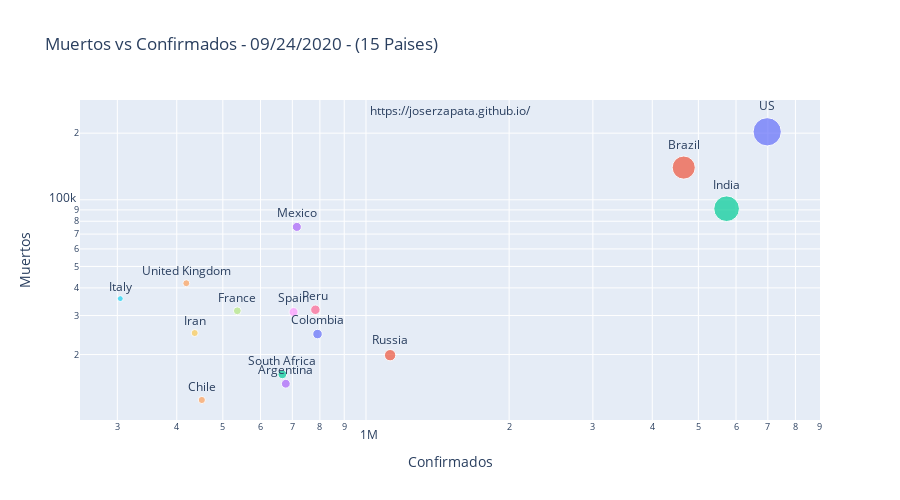

Notebook cell for this chart:
### Markdown cell above
# Confirmados vs Muertos por pais

### Code cell
death_melt['Fecha'] = pd.to_datetime(death_melt['Fecha'])
death_melt['Fecha'] = death_melt['Fecha'].dt.strftime('%m/%d/%Y')

max_Fecha = death_melt['Fecha'].max()
death_max = death_melt[death_melt['Fecha']== max_Fecha].copy()
death_max.dropna(inplace=True) #eliminar filas con valores faltantes
maxi_y = death_max["Muertos"].max()
maxi_x = conf_max["Confirmados"].max()

full_melt_max = pd.merge(conf_max[['Country/Region','Confirmados']],
                         death_max[['Country/Region','Muertos']],
                         on='Country/Region', how='left')

fig = px.scatter(full_melt_max.sort_values('Muertos', ascending=False).iloc[:15, :], 
                 x='Confirmados', y='Muertos', color='Country/Region', size='Confirmados', height=500,width=900,
                 text='Country/Region', log_x=True, log_y=True, title= f'Muertos vs Confirmados - {max_Fecha} - (15 Paises)'                   )
fig.add_annotation(x=0.5, y=1, xref="paper",yref="paper",text='https://joserzapata.github.io/', showarrow=False)                 
fig.update_traces(textposition='top center')
fig.layout.update(showlegend = False)

# grabar grafica en chart-studio si se proporciona el api-key
if api_key: py.plot(fig, filename = 'scatter_muertos_confirmados', auto_open=False)
fig.show()

### Figure 1 — Plotly figure (JSON) as saved in the notebook; plotly's stock layout.template omitted (floating-point values rounded to 4 significant figures)
{"data": [{"hovertemplate": "Country/Region=%{text}<br>Confirmados=%{marker.size}<br>Muertos=%{y}<extra></extra>", "legendgroup": "US", "marker": {"color": "#636efa", "size": [6977658], "sizemode": "area", "sizeref": 17440.0, "symbol": "circle"}, "mode": "markers+text", "name": "US", "orientation": "v", "showlegend": true, "text": ["US"], "textposition": "top center", "type": "scatter", "x": [6977658], "xaxis": "x", "y": [202798], "yaxis": "y"}, {"hovertemplate": "Country/Region=%{text}<br>Confirmados=%{marker.size}<br>Muertos=%{y}<extra></extra>", "legendgroup": "Brazil", "marker": {"color": "#EF553B", "size": [4657702], "sizemode": "area", "sizeref": 17440.0, "symbol": "circle"}, "mode": "markers+text", "name": "Brazil", "orientation": "v", "showlegend": true, "text": ["Brazil"], "textposition": "top center", "type": "scatter", "x": [4657702], "xaxis": "x", "y": [139808], "yaxis": "y"}, {"hovertemplate": "Country/Region=%{text}<br>Confirmados=%{marker.size}<br>Muertos=%{y}<extra></extra>", "legendgroup": "India", "marker": {"color": "#00cc96", "size": [5732518], "sizemode": "area", "sizeref": 17440.0, "symbol": "circle"}, "mode": "markers+text", "name": "India", "orientation": "v", "showlegend": true, "text": ["India"], "textposition": "top center", "type": "scatter", "x": [5732518], "xaxis": "x", "y": [91149], "yaxis": "y"}, {"hovertemplate": "Country/Region=%{text}<br>Confirmados=%{marker.size}<br>Muertos=%{y}<extra></extra>", "legendgroup": "Mexico", "marker": {"color": "#ab63fa", "size": [715457], "sizemode": "area", "sizeref": 17440.0, "symbol": "circle"}, "mode": "markers+text", "name": "Mexico", "orientation": "v", "showlegend": true, "text": ["Mexico"], "textposition": "top center", "type": "scatter", "x": [715457], "xaxis": "x", "y": [75439], "yaxis": "y"}, {"hovertemplate": "Country/Region=%{text}<br>Confirmados=%{marker.size}<br>Muertos=%{y}<extra></extra>", "legendgroup": "United Kingdom", "marker": {"color": "#FFA15A", "size": [418889], "sizemode": "area", "sizeref": 17440.0, "symbol": "circle"}, "mode": "markers+text", "name": "United Kingdom", "orientation": "v", "showlegend": true, "text": ["United Kingdom"], "textposition": "top center", "type": "scatter", "x": [418889], "xaxis": "x", "y": [41991], "yaxis": "y"}, {"hovertemplate": "Country/Region=%{text}<br>Confirmados=%{marker.size}<br>Muertos=%{y}<extra></extra>", "legendgroup": "Italy", "marker": {"color": "#19d3f3", "size": [304323], "sizemode": "area", "sizeref": 17440.0, "symbol": "circle"}, "mode": "markers+text", "name": "Italy", "orientation": "v", "showlegend": true, "text": ["Italy"], "textposition": "top center", "type": "scatter", "x": [304323], "xaxis": "x", "y": [35781], "yaxis": "y"}, {"hovertemplate": "Country/Region=%{text}<br>Confirmados=%{marker.size}<br>Muertos=%{y}<extra></extra>", "legendgroup": "Peru", "marker": {"color": "#FF6692", "size": [782695], "sizemode": "area", "sizeref": 17440.0, "symbol": "circle"}, "mode": "markers+text", "name": "Peru", "orientation": "v", "showlegend": true, "text": ["Peru"], "textposition": "top center", "type": "scatter", "x": [782695], "xaxis": "x", "y": [31870], "yaxis": "y"}, {"hovertemplate": "Country/Region=%{text}<br>Confirmados=%{marker.size}<br>Muertos=%{y}<extra></extra>", "legendgroup": "France", "marker": {"color": "#B6E880", "size": [536289], "sizemode": "area", "sizeref": 17440.0, "symbol": "circle"}, "mode": "markers+text", "name": "France", "orientation": "v", "showlegend": true, "text": ["France"], "textposition": "top center", "type": "scatter", "x": [536289], "xaxis": "x", "y": [31524], "yaxis": "y"}, {"hovertemplate": "Country/Region=%{text}<br>Confirmados=%{marker.size}<br>Muertos=%{y}<extra></extra>", "legendgroup": "Spain", "marker": {"color": "#FF97FF", "size": [704209], "sizemode": "area", "sizeref": 17440.0, "symbol": "circle"}, "mode": "markers+text", "name": "Spain", "orientation": "v", "showlegend": true, "text": ["Spain"], "textposition": "top center", "type": "scatter", "x": [704209], "xaxis": "x", "y": [31118], "yaxis": "y"}, {"hovertemplate": "Country/Region=%{text}<br>Confirmados=%{marker.size}<br>Muertos=%{y}<extra></extra>", "legendgroup": "Iran", "marker": {"color": "#FECB52", "size": [436319], "sizemode": "area", "sizeref": 17440.0, "symbol": "circle"}, "mode": "markers+text", "name": "Iran", "orientation": "v", "showlegend": true, "text": ["Iran"], "textposition": "top center", "type": "scatter", "x": [436319], "xaxis": "x", "y": [25015], "yaxis": "y"}, {"hovertemplate": "Country/Region=%{text}<br>Confirmados=%{marker.size}<br>Muertos=%{y}<extra></extra>", "legendgroup": "Colombia", "marker": {"color": "#636efa", "size": [790823], "sizemode": "area", "sizeref": 17440.0, "symbol": "circle"}, "mode": "markers+text", "name": "Colombia", "orientation": "v", "showlegend": true, "text": ["Colombia"], "textposition": "top center", "type": "scatter", "x": [790823], "xaxis": "x", "y": [24746], "yaxis": "y"}, {"hovertemplate": "Country/Region=%{text}<br>Confirmados=%{marker.size}<br>Muertos=%{y}<extra></extra>", "legendgroup": "Russia", "marker": {"color": "#EF553B", "size": [1123976], "sizemode": "area", "sizeref": 17440.0, "symbol": "circle"}, "mode": "markers+text", "name": "Russia", "orientation": "v", "showlegend": true, "text": ["Russia"], "textposition": "top center", "type": "scatter", "x": [1123976], "xaxis": "x", "y": [19867], "yaxis": "y"}, {"hovertemplate": "Country/Region=%{text}<br>Confirmados=%{marker.size}<br>Muertos=%{y}<extra></extra>", "legendgroup": "South Africa", "marker": {"color": "#00cc96", "size": [667049], "sizemode": "area", "sizeref": 17440.0, "symbol": "circle"}, "mode": "markers+text", "name": "South Africa", "orientation": "v", "showlegend": true, "text": ["South Africa"], "textposition": "top center", "type": "scatter", "x": [667049], "xaxis": "x", "y": [16283], "yaxis": "y"}, {"hovertemplate": "Country/Region=%{text}<br>Confirmados=%{marker.size}<br>Muertos=%{y}<extra></extra>", "legendgroup": "Argentina", "marker": {"color": "#ab63fa", "size": [678266], "sizemode": "area", "sizeref": 17440.0, "symbol": "circle"}, "mode": "markers+text", "name": "Argentina", "orientation": "v", "showlegend": true, "text": ["Argentina"], "textposition": "top center", "type": "scatter", "x": [678266], "xaxis": "x", "y": [14766], "yaxis": "y"}, {"hovertemplate": "Country/Region=%{text}<br>Confirmados=%{marker.size}<br>Muertos=%{y}<extra></extra>", "legendgroup": "Chile", "marker": {"color": "#FFA15A", "size": [451634], "sizemode": "area", "sizeref": 17440.0, "symbol": "circle"}, "mode": "markers+text", "name": "Chile", "orientation": "v", "showlegend": true, "text": ["Chile"], "textposition": "top center", "type": "scatter", "x": [451634], "xaxis": "x", "y": [12469], "yaxis": "y"}], "layout": {"annotations": [{"showarrow": false, "text": "https://joserzapata.github.io/", "x": 0.5, "xref": "paper", "y": 1, "yref": "paper"}], "height": 500, "legend": {"itemsizing": "constant", "title": {"text": "Country/Region"}, "tracegroupgap": 0}, "showlegend": false, "title": {"text": "Muertos vs Confirmados - 09/24/2020 - (15 Paises)"}, "width": 900, "xaxis": {"anchor": "y", "domain": [0, 1], "title": {"text": "Confirmados"}, "type": "log"}, "yaxis": {"anchor": "x", "domain": [0, 1], "title": {"text": "Muertos"}, "type": "log"}}}
